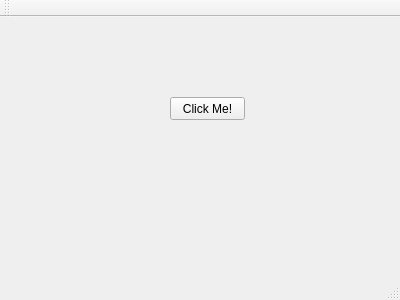
<?xml version="1.0" encoding="UTF-8"?>
<ui version="4.0">
 <class>MainWindow</class>
 <widget class="QMainWindow" name="MainWindow">
  <property name="geometry">
   <rect>
    <x>0</x>
    <y>0</y>
    <width>400</width>
    <height>300</height>
   </rect>
  </property>
  <property name="windowTitle">
   <string>MainWindow</string>
  </property>
  <widget class="QWidget" name="centralWidget">
   <widget class="QPushButton" name="pushButton">
    <property name="geometry">
     <rect>
      <x>170</x>
      <y>80</y>
      <width>75</width>
      <height>23</height>
     </rect>
    </property>
    <property name="text">
     <string>Click Me!</string>
    </property>
   </widget>
  </widget>
  <widget class="QMenuBar" name="menuBar">
   <property name="geometry">
    <rect>
     <x>0</x>
     <y>0</y>
     <width>400</width>
     <height>21</height>
    </rect>
   </property>
  </widget>
  <widget class="QToolBar" name="mainToolBar">
   <attribute name="toolBarArea">
    <enum>TopToolBarArea</enum>
   </attribute>
   <attribute name="toolBarBreak">
    <bool>false</bool>
   </attribute>
  </widget>
  <widget class="QStatusBar" name="statusBar"/>
 </widget>
 <layoutdefault spacing="6" margin="11"/>
 <resources/>
 <connections/>
</ui>
